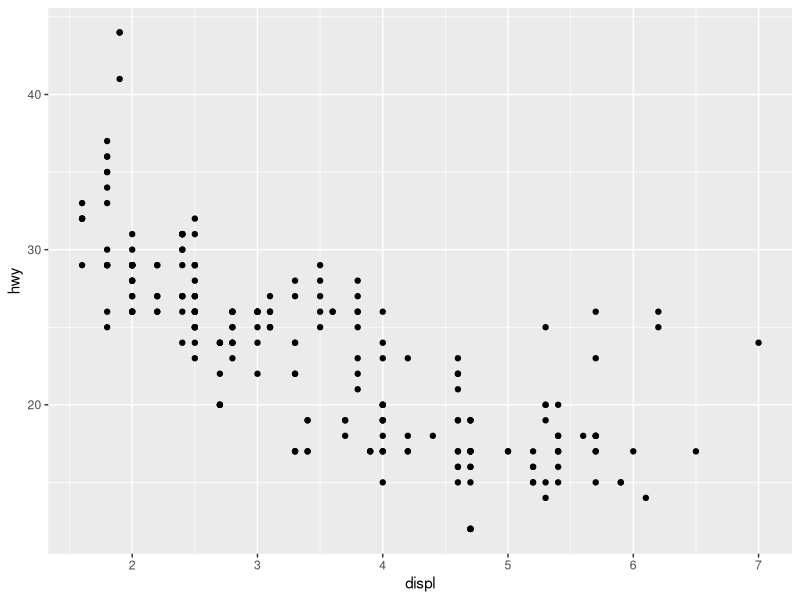
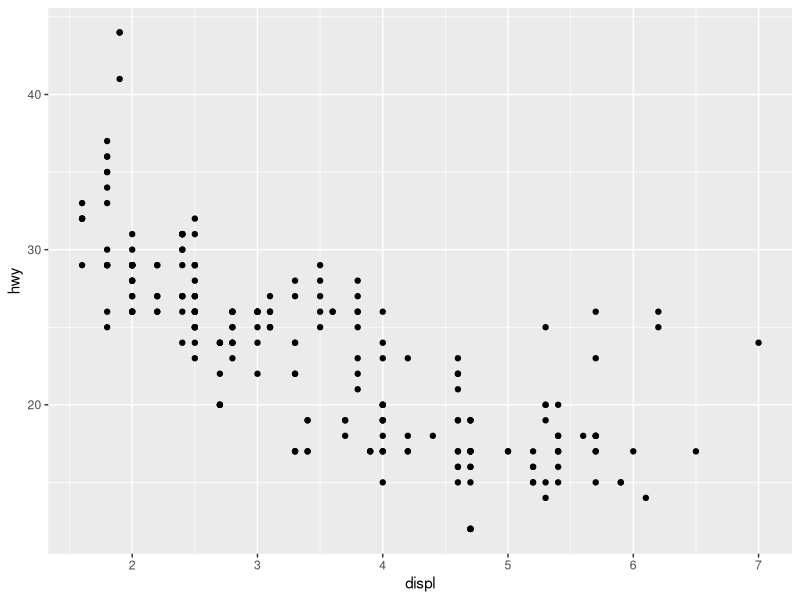
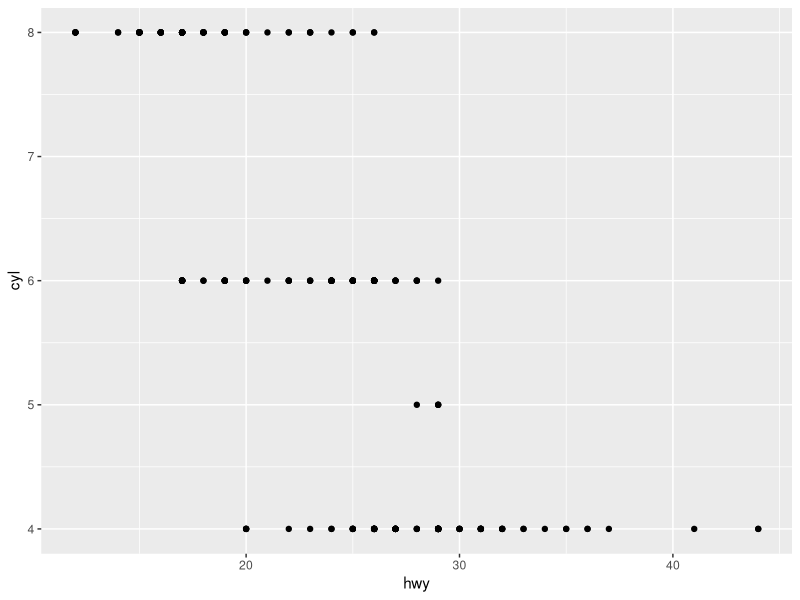
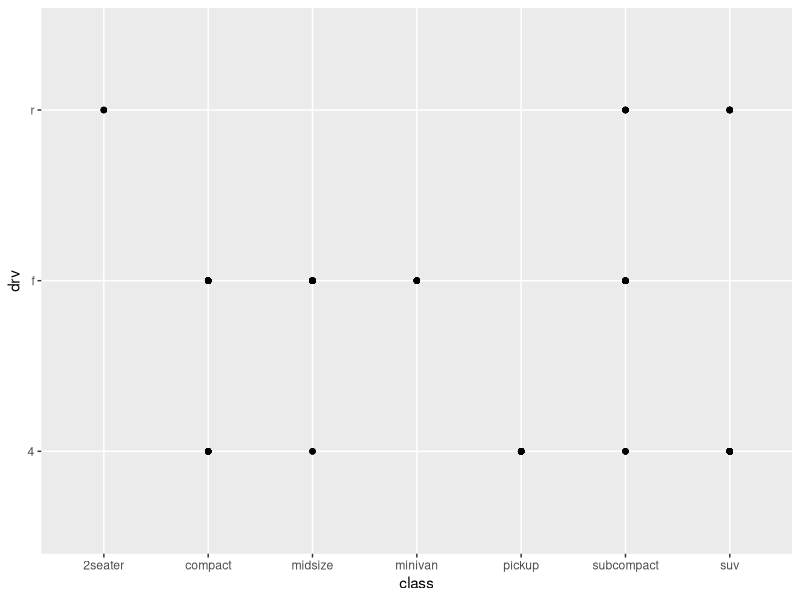

The R source for these figures, in order:
## ---- chunk 1
knitr::opts_chunk$set(echo = TRUE)
## ---- chunk 2
library("tidyverse")
## ---- chunk 3
ggplot(data = mpg) +
  geom_point(mapping = aes(x = displ, y = hwy))
## ---- chunk 4
ggplot(data = mpg) +
  geom_point(mapping = aes(x = displ, y = hwy))
## ---- chunk 5
dim(mpg)
## ---- chunk 6
ggplot(data = mpg) +
  geom_point(mapping = aes(x = hwy, y = cyl))
## ---- chunk 7
ggplot(data = mpg) +
  geom_point(mapping = aes(x = class, y = drv))
